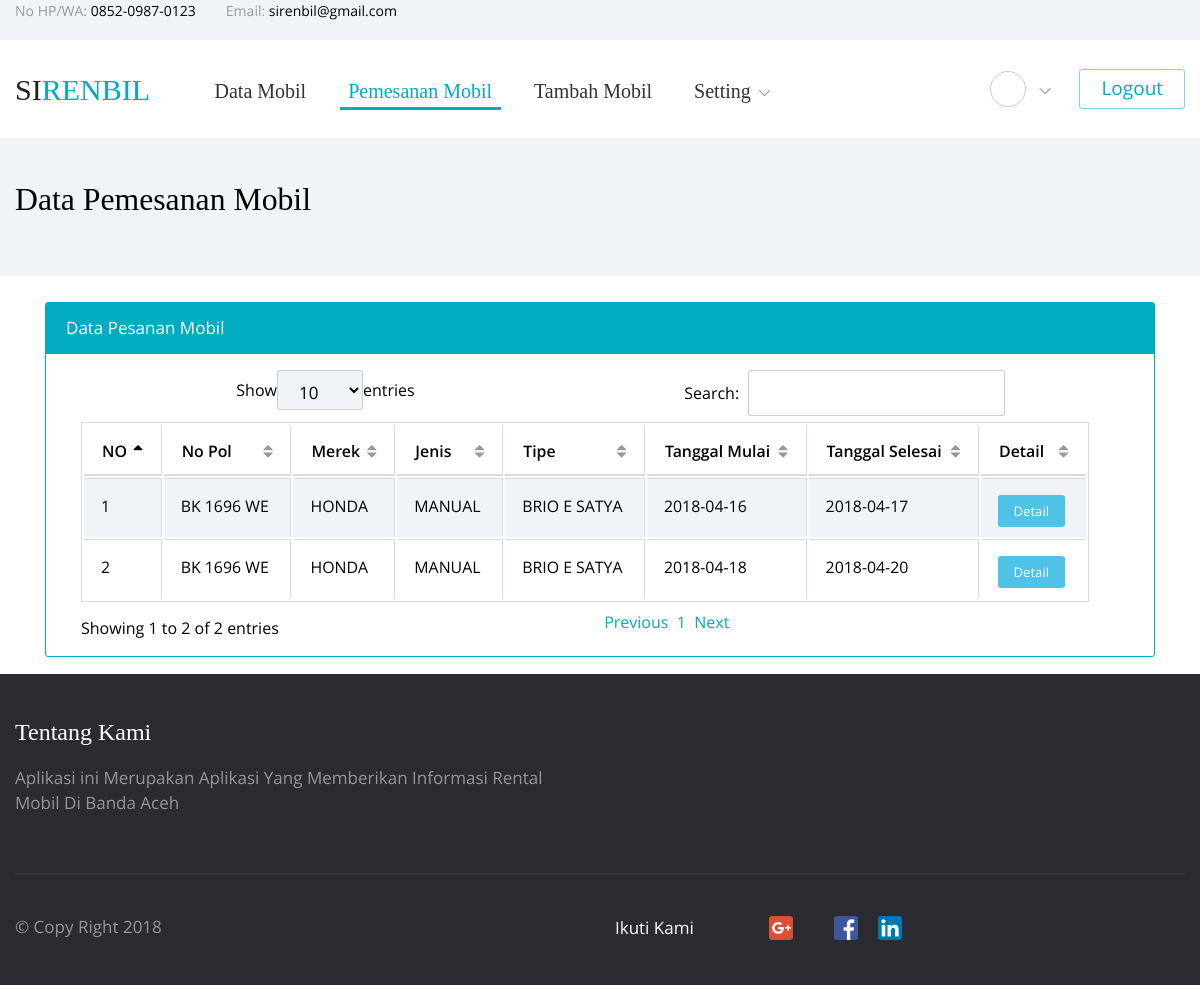
The page /pesanan_mobil.php (signed in) on the database as committed earlier.
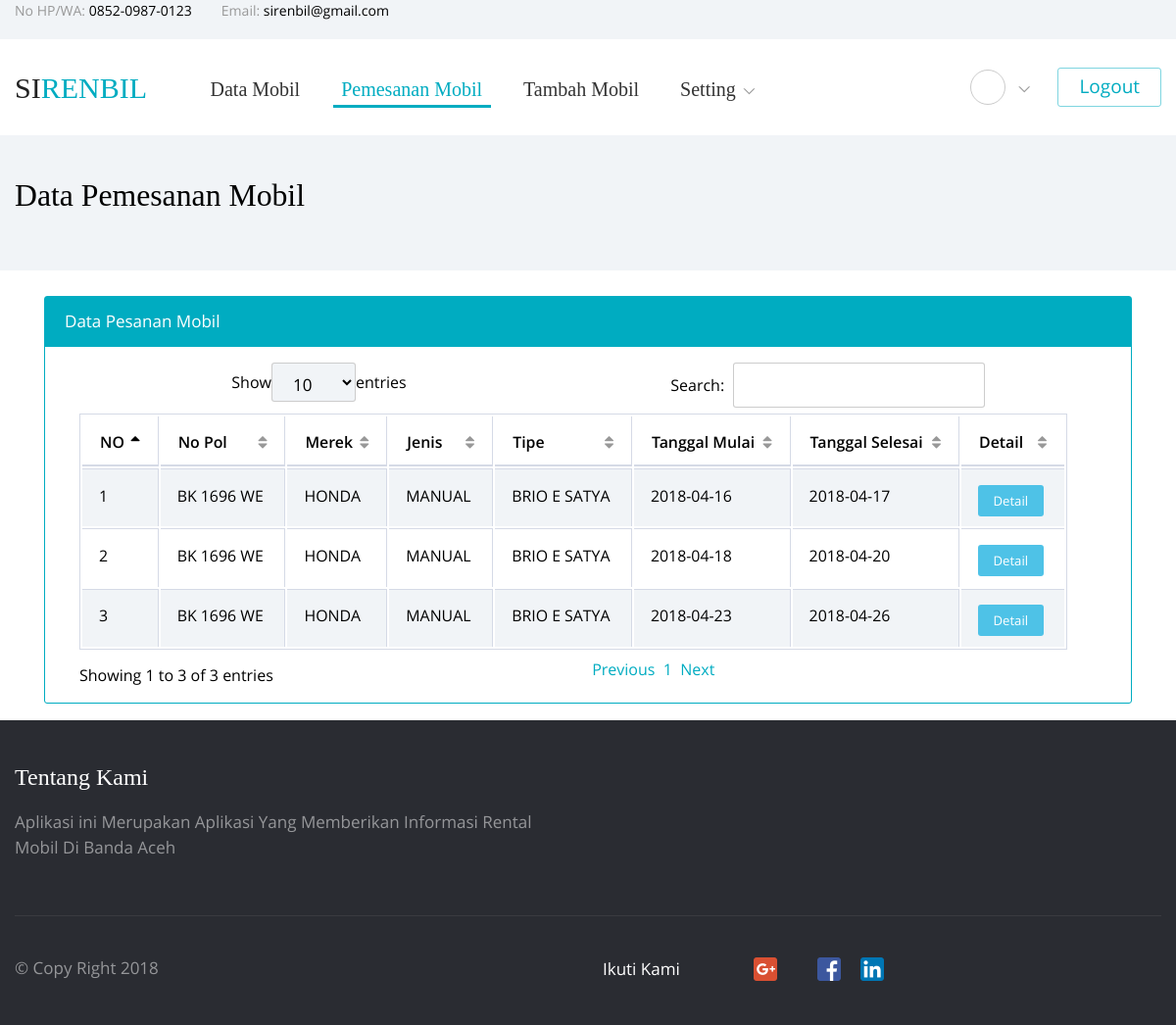
The same page on the database as committed later.
### tables this page shows
CREATE TABLE `pesan` (
  `no_pol` varchar(10) NOT NULL,
  `invoice` varchar(255) NOT NULL,
  `tanggal_pesan` timestamp NOT NULL DEFAULT CURRENT_TIMESTAMP ON UPDATE CURRENT_TIMESTAMP,
  `tanggal_mulai` date NOT NULL,
  `tanggal_selesai` date NOT NULL,
  `harga` int(10) NOT NULL,
  `bank_pengirim` varchar(50) DEFAULT NULL,
  `rek_pengirim` varchar(100) DEFAULT NULL,
  `bukti_pembayaran` varchar(255) DEFAULT NULL,
  `nominal` int(11) DEFAULT NULL,
  `verifikasi_pembayaran` int(11) DEFAULT '0',
  `id_costumer` int(255) NOT NULL,
  `read` int(2) NOT NULL
);

CREATE TABLE `mobil` (
  `no_pol` varchar(10) NOT NULL,
  `merek` varchar(20) NOT NULL,
  `jenis` varchar(20) NOT NULL,
  `tipe` varchar(20) NOT NULL,
  `tahun_pembuatan` int(5) NOT NULL,
  `harga_sewa` int(12) NOT NULL,
  `bahan_bakar` varchar(10) NOT NULL,
  `kapasitas_penumpang` varchar(10) NOT NULL,
  `fasilitas` text NOT NULL,
  `id_rental` int(100) NOT NULL,
  `tanggal_post` timestamp NOT NULL DEFAULT CURRENT_TIMESTAMP ON UPDATE CURRENT_TIMESTAMP,
  `foto_depan` varchar(100) NOT NULL,
  `foto_samping` varchar(100) NOT NULL,
  `foto_belakang` varchar(100) NOT NULL,
  `foto_dalam1` varchar(100) NOT NULL,
  `foto_dalam2` varchar(100) NOT NULL
);

### pesanan_mobil.php (the view, shortened to what this page needs)
<!DOCTYPE html>
<html lang="en">
<head>
    <link rel="stylesheet" type="text/css" href="vendors/bootstrap/css/bootstrap.min.css">
    <link rel="stylesheet" type="text/css" href="vendors/tether/css/tether.min.css">
    <link rel="stylesheet" type="text/css" href="vendors/animate-css/animate.css">
    <link rel="stylesheet" type="text/css" href="fonts/circular/styles.css">
    <link rel="stylesheet" type="text/css" href="fonts/open-sans/styles.css">
    <link rel="stylesheet" type="text/css" href="fonts/iconfont/styles.css">
       <link href="data/vendor/datatables-plugins/dataTables.bootstrap.css" rel="stylesheet">
       <link href="data/vendor/datatables-responsive/dataTables.responsive.css" rel="stylesheet">
       <link href="data/dist/css/sb-admin-2.css" rel="stylesheet">
       <link href="data/vendor/metisMenu/metisMenu.min.css" rel="stylesheet">
      <link href="data/vendor/font-awesome/css/font-awesome.min.css" rel="stylesheet" type="text/css">
<link rel="stylesheet" type="text/css" href="vendors/select2/css/select2.min.css">
<link rel="stylesheet" type="text/css" href="css/vendors/select2/select2.min.css">
    <link rel="stylesheet" type="text/css" href="css/style.min.css">
</head>
<body class="">
<?php include"share/menu.php";?>
  <div class="choose-us-default">
    <div class="container">
        <h4 >Data Pemesanan Mobil</h4>
    </div>
</div>
<div class="container">
  <div class="col-lg-12">
              <br>
          </div>
          <div class="col-lg-12">
              <div class="col-lg-12">
                  <div class="card card-outline-primary mb-3">
                      <div class="card-header bg-primary">
                          Data Pesanan Mobil
                      </div>
                      <?php
                      include 'share/db.php';
                      $i=0;
                      $id=$_SESSION['rental'];
                      $query1 = mysqli_query($con,"select * from rental where username='$id'");
                      while($data1 = mysqli_fetch_array($query1)){
                        $id_rental= $data1['id_rental'];
                      }
                      ?>
                    <div class="card-block">
                          <table width="100%" class="table table-striped table-bordered table-hover" id="dataTables-example">
                              <thead>
                                  <tr>
                                      <th>NO</th>
                                      <th>No Pol</th>
                                      <th>Merek</th>
                                      <th>Jenis</th>
                                      <th>Tipe</th>
                                      <th>Tanggal Mulai</th>
                                      <th>Tanggal Selesai</th>
                                      <th>Detail</th>
                                  </tr>
                              </thead>
                              <tbody>
                                <?php
                                $query = mysqli_query($con,"select * from pesan left join mobil on pesan.no_pol=mobil.no_pol left join rental on rental.id_rental=mobil.id_rental where rental.id_rental='$id_rental' ");
                                while($data = mysqli_fetch_array($query)){
                                  $i++;
                                ?>
                                  <tr class="odd gradeX">
                                      <td class="center"><?php echo $i;?></td>
                                      <td><?php echo $data['no_pol'];?></td>
                                      <td><?php echo $data['merek'];?></td>
                                      <td><?php echo $data['jenis'];?></td>
                                      <td><?php echo $data['tipe'];?></td>
                                      <td><?php echo $data['tanggal_mulai'];?></td>
                                      <td><?php echo $data['tanggal_selesai'];?></td>
                                      <td class="center"><a href="invoice_admin.php?id=<?php echo $data['invoice'];?>"><button type="button" class="btn btn-info btn-xs">Detail</button></td>
                                  </tr>
                                  <?php  }?>
                              </tbody>
                          </table>
                      </div>
                  </div>
              </div>
          </div>
</div>
<?php include"share/footer.php";?>
</body>
</html>

### share/menu.php (shortened to what this page needs)
<div class="header-default">
    <div class="header-topbar">
        <div class="container">
            <div class="header-topbar__contact-info">
                <div class="header-topbar__contact-info-item">
                    <span class="title">No HP/WA:</span>
                    <span class="value">0852-0987-0123</span>
                </div>
                <div class="header-topbar__contact-info-item">
                    <span class="title">Email: </span>
                    <span class="value">sirenbil@gmail.com</span>
                </div>
            </div>
        </div>
    </div>
    <div id="header-menu" class="header-default__menu">
        <div class="container">
            <nav class="navbar navbar-toggleable-lg">
                <a class="navbar-brand" href="index.php">Si<span class="colored">Renbil</span></a>
                <div id="header-default-menu" class="collapse navbar-collapse">
                    <div class="header-default__menu-collapse">
                        <ul class="nav navbar-nav">
              <?php
              if((isset($_SESSION['login']))||(isset($_SESSION['rental']))){
              ?>
              <?php
              if(isset($_SESSION['rental'])){
              ?>
              <li class="nav-item dropdown">
                  <a class="nav-link "  href="data_mobil.php" role="button" aria-haspopup="true" aria-expanded="false">Data Mobil</a>
              </li>
              <li class="nav-item dropdown">
                  <a class="nav-link "  href="pesanan_mobil.php" role="button" aria-haspopup="true" aria-expanded="false">Pemesanan Mobil</a>
              </li>
              <li class="nav-item dropdown">
                  <a class="nav-link "  href="tambah_mobil.php" role="button" aria-haspopup="true" aria-expanded="false">Tambah Mobil</a>
              </li>
              <li class="nav-item dropdown">
                  <a class="nav-link dropdown-toggle" data-toggle="dropdown" href="#" role="button" aria-haspopup="true" aria-expanded="false">Setting</a>
              </li>
              <?php } ?>
              <?php } ?>
                </ul>
                <div class="header-default__dropdowns">
                        <div class="nav-item dropdown header-default__langs">
                            <a class="nav-link dropdown-toggle" data-toggle="dropdown" href="#" aria-expanded="true">
                                <span><img src="data/notif.png" width="100%"alt=""></span>
                            </a>
                        </div>
                        </div>
                <?php
                if((isset($_SESSION['login']))||(isset($_SESSION['rental']))||(isset($_SESSION['costumer']))){
                ?>
                        <div class="header-default__menu-links">
                            <a href="proses/logout.php" class="btn btn-outline-primary">
                                <span class="text">Logout</span>
                            </a>
                        </div>
                <?php
                }
                ?>
                    </div>
                </div>
            </nav>
        </div>
    </div>
</div>

### share/footer.php (shortened to what this page needs)
<div class="footer-default">
    <div class="container">
        <div class="row">
            <div class="col-lg-6">
                <h6 class="footer-default__heading">Tentang Kami</h6>
                <p>
                    Aplikasi ini Merupakan Aplikasi Yang Memberikan Informasi Rental Mobil Di Banda Aceh
                </p>
            </div>
        </div>
        <hr>
        <div class="row">
            <div class="col-lg-6">
                <span class="footer-default__copyright">© Copy Right 2018</span>
            </div>
            <div class="col-lg-6">
                <div class="footer-default__follow-us">
                    <span class="footer-default__follow-us-text">Ikuti Kami</span>
                    <div class="footer-default__follow-us-items">
                        <a href="" class="footer-default__follow-us-item">
                            <img src="images/social/google-plus.png" alt="">
                        </a>
                        <a href="" class="footer-default__follow-us-item">
                        </a>
                        <a href="" class="footer-default__follow-us-item">
                            <img src="images/social/facebook.png" alt="">
                        </a>
                        <a href="" class="footer-default__follow-us-item">
                            <img src="images/social/linkedin.png" alt="">
                        </a>
                    </div>
                </div>
            </div>
        </div>
    </div>
</div>

Rows that differ between the two databases and show on the page:
added pesan: mobil.no_pol "BK 1696 WE", mobil.merek "HONDA", mobil.jenis "MANUAL", mobil.tipe "BRIO E SATYA", tanggal_mulai "2018-04-23", tanggal_selesai "2018-04-26"
Other text that changed with them:
text written by a page script: "Show entries Search: Showing 1 to 2 of 2 entries Previous 1 Next" → "Show entries Search: Showing 1 to 3 of 3 entries Previous 1 Next"
